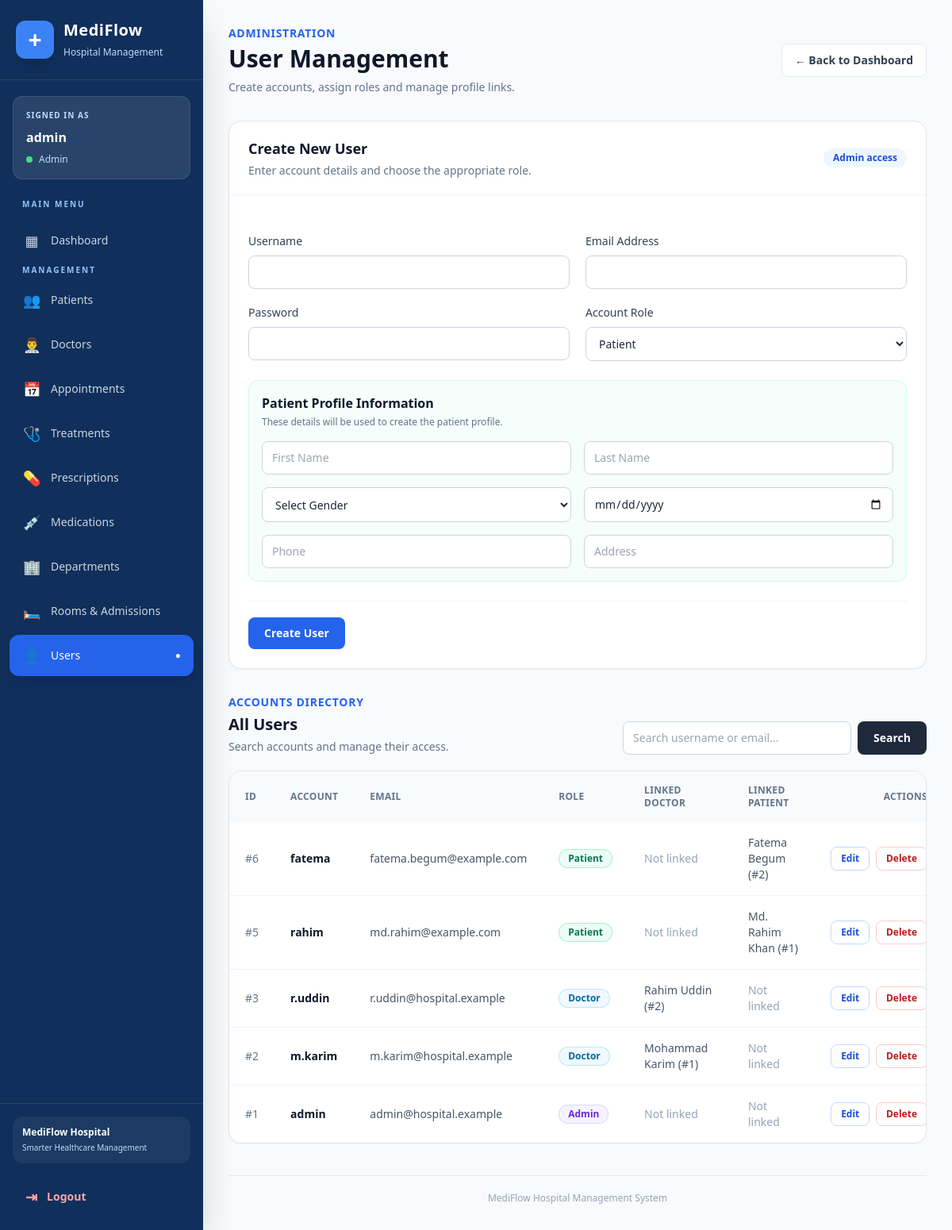
Screenshot of /dashboard/manage-users.php (signed in) with the database file from the repository.
### tables this page shows
CREATE TABLE IF NOT EXISTS users (
  id INT AUTO_INCREMENT PRIMARY KEY,
  username VARCHAR(120) NOT NULL UNIQUE,
  email VARCHAR(190) NOT NULL UNIQUE,
  password_hash VARCHAR(255) NOT NULL,
  role ENUM('admin','doctor','patient') NOT NULL DEFAULT 'patient',
  linked_doctor_id INT NULL UNIQUE,
  linked_patient_id INT NULL UNIQUE,
  FOREIGN KEY (linked_doctor_id) REFERENCES doctors(id) ON DELETE SET NULL,
  FOREIGN KEY (linked_patient_id) REFERENCES patients(id) ON DELETE SET NULL
);

CREATE TABLE IF NOT EXISTS patients (
  id INT AUTO_INCREMENT PRIMARY KEY,
  first_name VARCHAR(100) NOT NULL,
  last_name VARCHAR(100) NOT NULL,
  gender ENUM('male','female','other') NULL,
  birthdate DATE NULL,
  phone VARCHAR(30) NULL,
  email VARCHAR(190) NULL,
  address VARCHAR(255) NULL
);

CREATE TABLE IF NOT EXISTS doctors (
  id INT AUTO_INCREMENT PRIMARY KEY,
  first_name VARCHAR(100) NOT NULL,
  last_name VARCHAR(100) NOT NULL,
  email VARCHAR(190) NOT NULL UNIQUE,
  phone VARCHAR(30) NULL,
  specialization VARCHAR(150) NULL,
  department_id INT NULL,
  FOREIGN KEY (department_id) REFERENCES departments(id) ON DELETE SET NULL
);

### dashboard/manage-users.php (the view, shortened to what the rows shown need)
<?php
require_once __DIR__ . '/../database.php';
$p = get_pagination_params(10);
$data = users_list($p['q'], $p['limit'], $p['offset']);
$rows = $data['rows'];
$editId = isset($_GET['edit']) ? (int)$_GET['edit'] : 0;
$editRow = $editId ? users_get($editId) : null;
$isEditing = (bool)$editRow;
?>
<!doctype html>
<html lang="en">
<head>
    <script src="https://cdn.tailwindcss.com"></script>
</head>
<body class="bg-slate-50 text-slate-800">
    <?php include __DIR__ . '/sidebar.php'; ?>
    <main class="md:ml-64 min-h-screen p-4 sm:p-6 lg:p-8">
        <div class="mx-auto max-w-7xl">
            <header class="mb-8 flex flex-col gap-4 sm:flex-row sm:items-center sm:justify-between">
                <div>
                    <h1 class="mt-1 text-2xl font-bold text-slate-900 sm:text-3xl">User Management</h1>
                </div>
            </header>
            <section class="mb-8 overflow-hidden rounded-2xl border border-slate-200 bg-white shadow-sm">
                <div class="flex flex-col gap-2 border-b border-slate-100 px-5 py-5 sm:flex-row sm:items-center sm:justify-between sm:px-6">
                    <div>
                        <h2 class="text-lg font-bold text-slate-900"><?= $isEditing ? 'Edit User Account' : 'Create New User' ?></h2>
                    </div>
                </div>
            </section>
            <section>
                <div class="mb-5 flex flex-col gap-3 sm:flex-row sm:items-end sm:justify-between">
                    <div><h2 class="mt-1 text-xl font-bold text-slate-900">All Users</h2></div>
                </div>
                <div class="overflow-hidden rounded-2xl border border-slate-200 bg-white shadow-sm">
                    <div class="overflow-x-auto">
                        <table class="w-full min-w-[900px] text-left text-sm">
                            <thead class="bg-slate-50 text-xs uppercase tracking-wide text-slate-500">
                                <tr>
                                    <th class="px-5 py-4">ID</th><th class="px-5 py-4">Account</th><th class="px-5 py-4">Email</th><th class="px-5 py-4">Role</th><th class="px-5 py-4">Linked Doctor</th><th class="px-5 py-4">Linked Patient</th><th class="px-5 py-4 text-right">Actions</th>
                                </tr>
                            </thead>
                            <tbody class="divide-y divide-slate-100">
                                <?php foreach ($rows as $r): ?>
                                    <?php
                                    $rowRole = (string)($r['role'] ?? ROLE_PATIENT);
                                    $roleClass = $rowRole === ROLE_ADMIN
                                        ? 'bg-violet-50 text-violet-700 ring-violet-200'
                                        : ($rowRole === ROLE_DOCTOR ? 'bg-sky-50 text-sky-700 ring-sky-200' : 'bg-emerald-50 text-emerald-700 ring-emerald-200');
                                    $doctorName = trim(($r['doctor_first'] ?? '') . ' ' . ($r['doctor_last'] ?? ''));
                                    $patientName = trim(($r['patient_first'] ?? '') . ' ' . ($r['patient_last'] ?? ''));
                                    ?>
                                    <tr class="hover:bg-slate-50/80">
                                        <td class="whitespace-nowrap px-5 py-4 font-medium text-slate-500">#<?= (int)$r['id'] ?></td>
                                        <td class="px-5 py-4"><div class="font-semibold text-slate-900"><?= htmlspecialchars($r['username'], ENT_QUOTES, 'UTF-8') ?></div></td>
                                        <td class="px-5 py-4 text-slate-600"><?= htmlspecialchars($r['email'], ENT_QUOTES, 'UTF-8') ?></td>
                                        <td class="px-5 py-4"><span class="inline-flex rounded-full px-3 py-1 text-xs font-semibold ring-1 ring-inset <?= $roleClass ?>"><?= htmlspecialchars(ucfirst($rowRole), ENT_QUOTES, 'UTF-8') ?></span></td>
                                        <td class="px-5 py-4 text-slate-600"><?= $r['linked_doctor_id'] !== null ? htmlspecialchars(($doctorName !== '' ? $doctorName : 'Doctor') . ' (#' . (int)$r['linked_doctor_id'] . ')', ENT_QUOTES, 'UTF-8') : '<span class="text-slate-400">Not linked</span>' ?></td>
                                        <td class="px-5 py-4 text-slate-600"><?= $r['linked_patient_id'] !== null ? htmlspecialchars(($patientName !== '' ? $patientName : 'Patient') . ' (#' . (int)$r['linked_patient_id'] . ')', ENT_QUOTES, 'UTF-8') : '<span class="text-slate-400">Not linked</span>' ?></td>
                                        <td class="whitespace-nowrap px-5 py-4 text-right">
                                            <a href="?edit=<?= (int)$r['id'] ?>" class="inline-flex rounded-lg border border-blue-200 px-3 py-1.5 text-xs font-semibold text-blue-700 hover:bg-blue-50">Edit</a>
                                            <form method="post" class="ml-1 inline" onsubmit="return confirm('Are you sure you want to delete this user?')">
                                                <button type="submit" class="inline-flex rounded-lg border border-red-200 px-3 py-1.5 text-xs font-semibold text-red-700 hover:bg-red-50">Delete</button>
                                            </form>
                                        </td>
                                    </tr>
                                <?php endforeach; ?>
                            </tbody>
                        </table>
                    </div>
                </div>
            </section>
        </div>
    </main>
</body>
</html>

### dashboard/sidebar.php (shortened to what the rows shown need)
<?php
$user = current_user();
$role = $user['role'] ?? ROLE_PATIENT;
?>
<div x-data="{ open: false }">
    <aside
        class="fixed inset-y-0 left-0 z-50 flex w-64 flex-col bg-[#102F5B] text-white shadow-2xl transition-transform duration-300"
        :class="open ? 'translate-x-0' : '-translate-x-full md:translate-x-0'">
        <div class="mx-4 mt-5 rounded-xl border border-white/10 bg-white/10 p-4">
            <p class="text-[10px] font-bold uppercase tracking-widest text-blue-200">
                Signed in as
            </p>
            <p class="mt-2 truncate font-semibold text-white">
                <?= htmlspecialchars($user['username'] ?? 'User') ?>
            </p>
            <div class="mt-2 flex items-center gap-2">
                <span class="h-2 w-2 rounded-full bg-green-400"></span>
                <span class="text-xs capitalize text-blue-200">
                    <?= htmlspecialchars($role) ?>
                </span>
            </div>
        </div>
    </aside>
</div>

### rows the page displays
users: username "admin", role "Admin", id "1", email "admin@hospital.example", shows "Not linked"
users: id "6", username "fatema", email "fatema.begum@example.com", role "Patient", shows "Not linked", linked_patient.last_name "Fatema Begum (#2)"
users: id "5", username "rahim", email "md.rahim@example.com", role "Patient", shows "Not linked", linked_patient.last_name "Md. Rahim Khan (#1)"
users: id "3", username "r.uddin", email "r.uddin@hospital.example", role "Doctor", linked_doctor.last_name "Rahim Uddin (#2)", shows "Not linked"
users: id "2", username "m.karim", email "m.karim@hospital.example", role "Doctor", linked_doctor.last_name "Mohammad Karim (#1)", shows "Not linked"

### other values shown
$icon "▦ 👥 👨‍⚕️ 📅 🩺 💊 💉 🏢 🛏️"
$label "Dashboard Patients Doctors Appointments Treatments Prescriptions Medications Departments Rooms & Admissions Users"
form field role "Patient"
